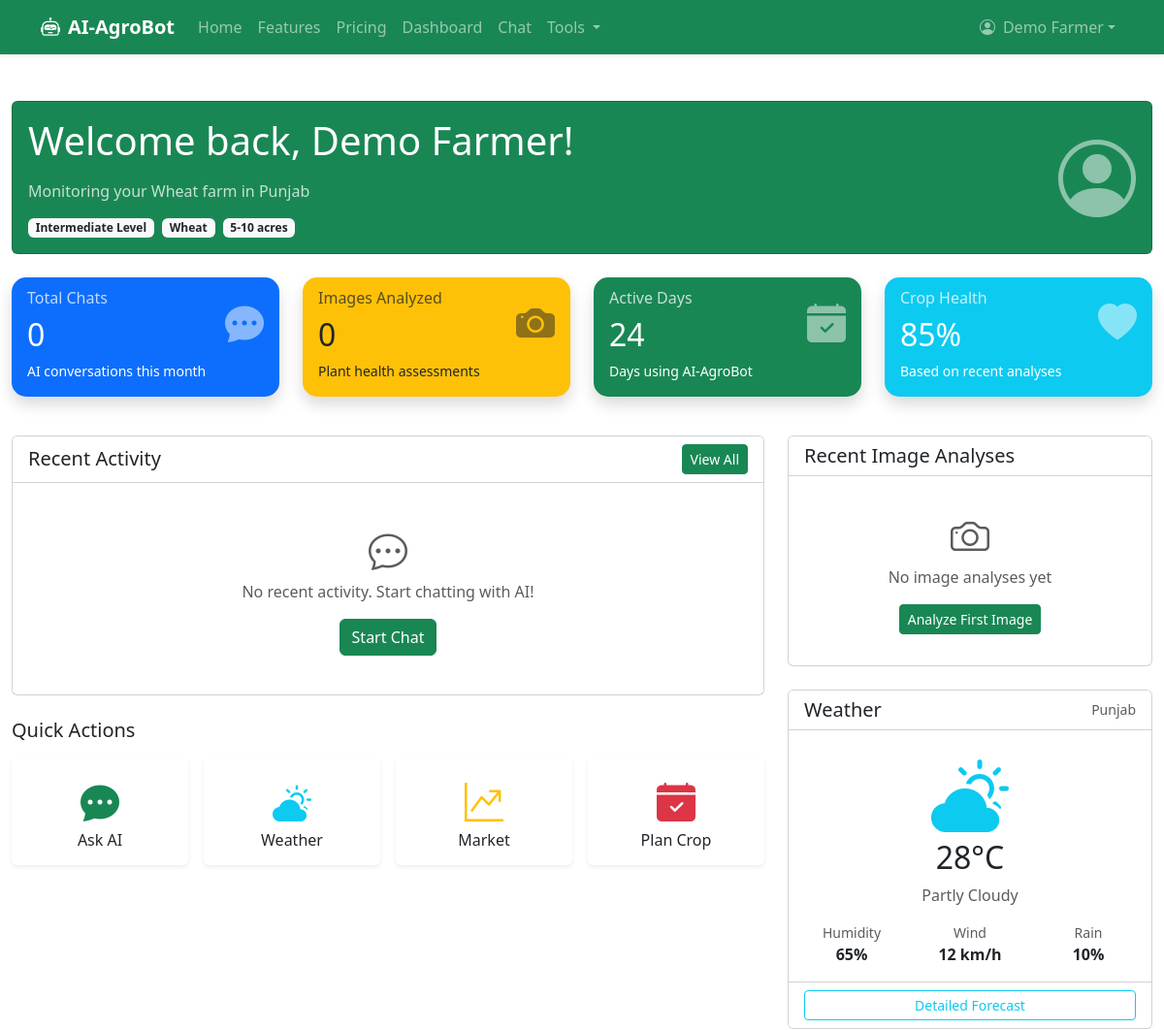
Before: /dashboard (signed in, upper part) with the older database file.
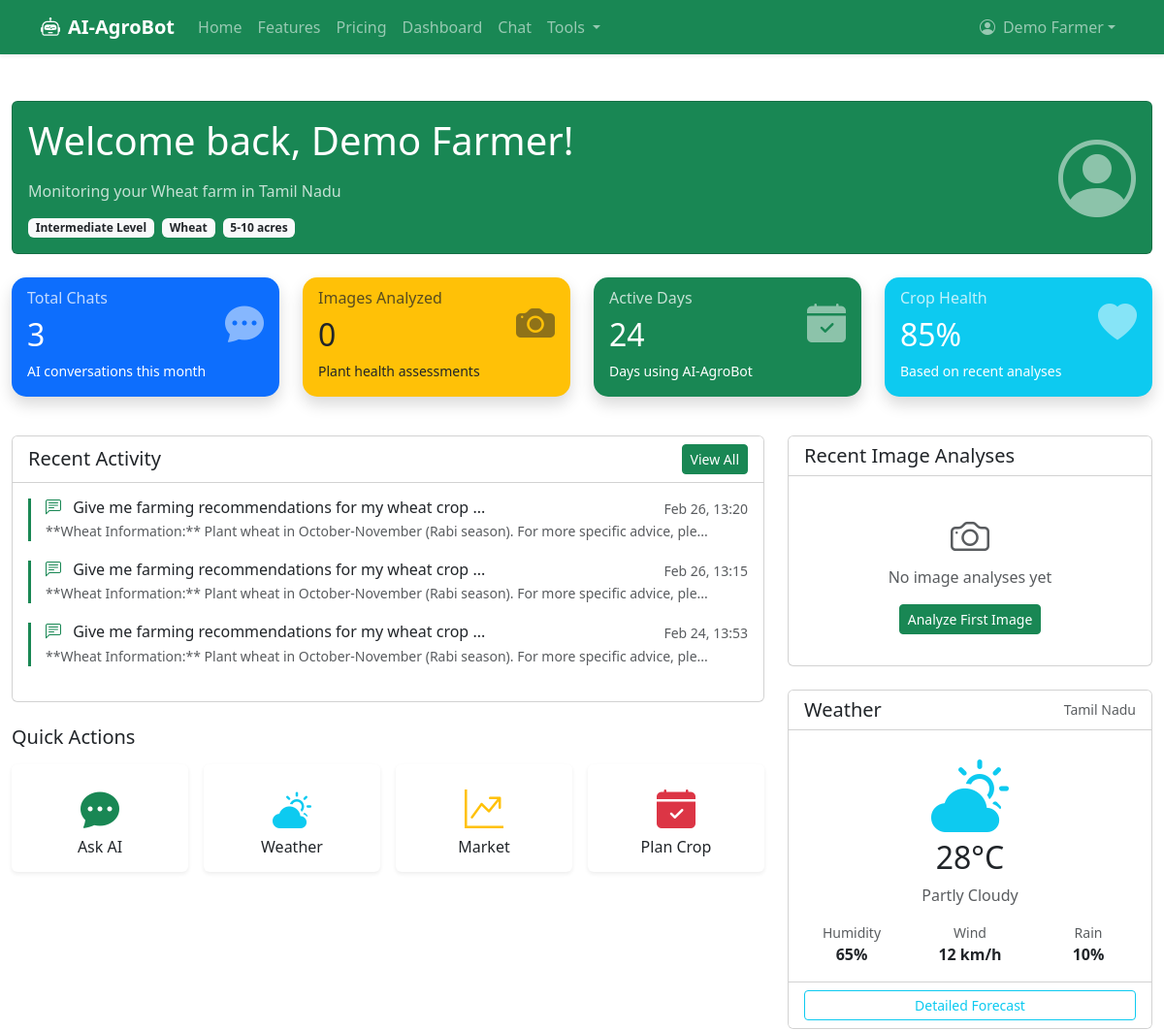
After: the same page with the newer database file.
### app.py (models this page shows, shortened)
class User(db.Model, UserMixin):
    __tablename__ = 'users'
    id = db.Column(db.Integer, primary_key=True)
    email = db.Column(db.String(120), unique=True, nullable=False)
    password = db.Column(db.String(200), nullable=False)
    name = db.Column(db.String(100), nullable=False)
    phone = db.Column(db.String(20), nullable=False)
    whatsapp = db.Column(db.String(20))
    dob = db.Column(db.Date)
    gender = db.Column(db.String(20))
    profile_picture = db.Column(db.String(200))
    farm_name = db.Column(db.String(100))
    farm_size = db.Column(db.String(100), nullable=False, default='1-5')
    primary_crop = db.Column(db.String(100), nullable=False, default='Rice')
    secondary_crops = db.Column(db.Text)
    soil_type = db.Column(db.String(50))
    irrigation_type = db.Column(db.String(50))
    region = db.Column(db.String(100), nullable=False, default='')
    district = db.Column(db.String(100))
    farm_address = db.Column(db.Text)
    experience_level = db.Column(db.String(50), nullable=False, default='beginner')
    preferred_language = db.Column(db.String(10), nullable=False, default='en')
    notify_weather = db.Column(db.Boolean, default=True)
    notify_pests = db.Column(db.Boolean, default=True)
    notify_market = db.Column(db.Boolean, default=True)
    notify_tips = db.Column(db.Boolean, default=True)
    interest_organic = db.Column(db.Boolean, default=False)
    interest_hydroponics = db.Column(db.Boolean, default=False)
    interest_precision = db.Column(db.Boolean, default=False)
    interest_dairy = db.Column(db.Boolean, default=False)
    interest_poultry = db.Column(db.Boolean, default=False)
    interest_fisheries = db.Column(db.Boolean, default=False)
    newsletter = db.Column(db.Boolean, default=True)
    share_data = db.Column(db.Boolean, default=False)
    referral_code = db.Column(db.String(50))
    points_balance = db.Column(db.Integer, default=0)
    is_active = db.Column(db.Boolean, default=True)
    is_verified = db.Column(db.Boolean, default=False)
    role = db.Column(db.String(20), default='farmer')
    created_at = db.Column(db.DateTime, default=lambda: datetime.now(timezone.utc))
    updated_at = db.Column(db.DateTime, default=lambda: datetime.now(timezone.utc),
                           onupdate=lambda: datetime.now(timezone.utc))
    last_login = db.Column(db.DateTime)
    email_verified_at = db.Column(db.DateTime)
    phone_verified_at = db.Column(db.DateTime)
    chats = db.relationship('ChatHistory', backref='user', lazy=True, cascade='all, delete-orphan')
    image_analyses = db.relationship('ImageAnalysis', backref='user', lazy=True, cascade='all, delete-orphan')
    activities = db.relationship('UserActivity', backref='user', lazy=True, cascade='all, delete-orphan')
    points = db.relationship('UserPoints', backref='user', lazy=True, cascade='all, delete-orphan')
    crop_plans = db.relationship('CropPlan', backref='user', lazy=True, cascade='all, delete-orphan')
    forum_threads = db.relationship('ForumThread', backref='user', lazy=True)
    forum_posts = db.relationship('ForumPost', backref='user', lazy=True)
    documents = db.relationship('Document', backref='user', lazy='dynamic')

class ChatHistory(db.Model):
    __tablename__ = 'chat_history'
    id = db.Column(db.Integer, primary_key=True)
    user_id = db.Column(db.Integer, db.ForeignKey('users.id'), nullable=False)
    user_message = db.Column(db.Text, nullable=False)
    bot_response = db.Column(db.Text, nullable=False)
    chat_type = db.Column(db.String(20), default='text')
    image_filename = db.Column(db.String(200))
    language = db.Column(db.String(10), default='en')
    created_at = db.Column(db.DateTime, default=lambda: datetime.now(timezone.utc))

### app.py (the view)
@app.route('/dashboard')
@login_required
def dashboard():
    total_chats = ChatHistory.query.filter_by(user_id=current_user.id).count()
    recent_chats = ChatHistory.query.filter_by(
        user_id=current_user.id
    ).order_by(ChatHistory.created_at.desc()).limit(5).all()
    image_analyses = ImageAnalysis.query.filter_by(
        user_id=current_user.id
    ).order_by(ImageAnalysis.created_at.desc()).limit(5).all()
    return render_template('dashboard.html',
                           total_chats=total_chats,
                           recent_chats=recent_chats,
                           image_analyses=image_analyses)

### app.py (called while the page is built)
@login_manager.user_loader
def load_user(user_id):
    return db.session.get(User, int(user_id))

### templates/dashboard.html (shortened to what the changed rows need)
{% extends "base.html" %}
{% block content %}
<div class="container-fluid py-4">
    <div class="row mb-4">
        <div class="col-12">
            <div class="card bg-success text-white">
                <div class="card-body">
                    <div class="row align-items-center">
                        <div class="col-md-8">
                            <h1 class="card-title mb-3">Welcome back, {{ current_user.name or 'Farmer' }}!</h1>
                            <p class="card-text opacity-75">
                                {% if current_user.primary_crop %}
                                Monitoring your {{ current_user.primary_crop }} farm in {{ current_user.region or 'your region' }}
                                {% else %}
                                Ready to optimize your farming operations today!
                                {% endif %}
                            </p>
                            <div class="d-flex flex-wrap gap-2">
                                <span class="badge bg-light text-dark">{{ current_user.experience_level|title }} Level</span>
                                {% if current_user.primary_crop %}
                                <span class="badge bg-light text-dark">{{ current_user.primary_crop }}</span>
                                {% endif %}
                                {% if current_user.farm_size %}
                                <span class="badge bg-light text-dark">{{ current_user.farm_size }} acres</span>
                                {% endif %}
                            </div>
                        </div>
                    </div>
                </div>
            </div>
        </div>
    </div>
    <div class="row mb-4">
        <div class="col-md-3 mb-3">
            <div class="card stat-card border-0 bg-primary text-white shadow">
                <div class="card-body">
                    <div class="d-flex justify-content-between align-items-center">
                        <div>
                            <h6 class="card-subtitle mb-2 opacity-75">Total Chats</h6>
                            <h2 class="card-title mb-0">{{ total_chats }}</h2>
                        </div>
                    </div>
                </div>
            </div>
        </div>
        <div class="col-md-3 mb-3">
            <div class="card stat-card border-0 bg-warning text-dark shadow">
                <div class="card-body">
                    <div class="d-flex justify-content-between align-items-center">
                        <div>
                            <h2 class="card-title mb-0">{{ image_analyses|length }}</h2>
                        </div>
                    </div>
                </div>
            </div>
        </div>
        <div class="col-md-3 mb-3">
            <div class="card stat-card border-0 bg-success text-white shadow">
                <div class="card-body">
                    <div class="d-flex justify-content-between align-items-center">
                        <div>
                            <h2 class="card-title mb-0">24</h2>
                        </div>
                    </div>
                </div>
            </div>
        </div>
        <div class="col-md-3 mb-3">
            <div class="card stat-card border-0 bg-info text-white shadow">
                <div class="card-body">
                    <div class="d-flex justify-content-between align-items-center">
                        <div>
                            <h2 class="card-title mb-0">85%</h2>
                        </div>
                    </div>
                </div>
            </div>
        </div>
    </div>
    <div class="row">
        <div class="col-lg-8">
            <div class="card mb-4">
                <div class="card-body">
                    {% if recent_chats %}
                    <div class="timeline">
                        {% for chat in recent_chats %}
                        <div class="activity-item">
                            <div class="d-flex justify-content-between">
                                <h6 class="mb-1">
                                    <i class="bi bi-chat-left-text text-success me-2"></i>
                                    {{ chat.user_message[:50] }}{% if chat.user_message|length > 50 %}...{% endif %}
                                </h6>
                                <small class="text-muted">{{ chat.created_at.strftime('%b %d, %H:%M') if chat.created_at else '' }}</small>
                            </div>
                            <p class="mb-1 small text-muted">
                                {% if chat.bot_response|length > 100 %}
                                {{ chat.bot_response[:100] }}...
                                {% else %}
                                {{ chat.bot_response }}
                                {% endif %}
                            </p>
                        </div>
                        {% endfor %}
                    </div>
                    {% else %}
                    <div class="text-center py-4">
                        <i class="bi bi-chat-dots fs-1 text-muted mb-3"></i>
                        <p class="text-muted">No recent activity. Start chatting with AI!</p>
                        <a href="{{ url_for('chat') }}" class="btn btn-success">Start Chat</a>
                    </div>
                    {% endif %}
                </div>
            </div>
        </div>
        <div class="col-lg-4">
            <div class="card mb-4">
                <div class="card-header bg-white d-flex justify-content-between align-items-center">
                    <h5 class="mb-0">Weather</h5>
                    <small class="text-muted">{{ current_user.region or 'Your Region' }}</small>
                </div>
                <div class="card-body">
                    <div class="text-center">
                        <h2>28°C</h2>
                    </div>
                </div>
            </div>
        </div>
    </div>
</div>
{% endblock %}

### templates/base.html (shortened to what this page needs)
<!DOCTYPE html>
<html lang="en" data-bs-theme="Light">
<head>
    <link href="https://cdn.jsdelivr.net/npm/bootstrap@5.3.0/dist/css/bootstrap.min.css" rel="stylesheet">
    <link href="https://cdn.jsdelivr.net/npm/bootstrap-icons@1.10.0/font/bootstrap-icons.css" rel="stylesheet">
    <link rel="stylesheet" href="https://cdnjs.cloudflare.com/ajax/libs/animate.css/4.1.1/animate.min.css">
    <link rel="stylesheet" href="{{ url_for('static', filename='css/style.css') }}">
</head>
<body>
    <nav class="navbar navbar-expand-lg navbar-dark bg-success shadow-sm">
        <div class="container">
            <a class="navbar-brand d-flex align-items-center" href="{{ url_for('home') }}">
                <i class="bi bi-robot me-2"></i>
                <strong>AI-AgroBot</strong>
            </a>
            <div class="collapse navbar-collapse" id="navbarNav">
                <ul class="navbar-nav me-auto">
                    <li class="nav-item">
                        <a class="nav-link" href="{{ url_for('home') }}">Home</a>
                    </li>
                    <li class="nav-item">
                        <a class="nav-link" href="{{ url_for('features') }}">Features</a>
                    </li>
                    <li class="nav-item">
                        <a class="nav-link" href="{{ url_for('pricing') }}">Pricing</a>
                    </li>
                    {% if current_user.is_authenticated %}
                    <li class="nav-item">
                        <a class="nav-link" href="{{ url_for('dashboard') }}">Dashboard</a>
                    </li>
                    <li class="nav-item">
                        <a class="nav-link" href="{{ url_for('chat') }}">Chat</a>
                    </li>
                    <li class="nav-item dropdown">
                        <a class="nav-link dropdown-toggle" href="#" role="button" data-bs-toggle="dropdown">
                            Tools
                        </a>
                    </li>
                    {% endif %}
                </ul>
                <ul class="navbar-nav">
                    {% if current_user.is_authenticated %}
                    <li class="nav-item dropdown">
                        <a class="nav-link dropdown-toggle d-flex align-items-center" href="#" role="button"
                            data-bs-toggle="dropdown">
                            {% if current_user.profile_picture %}
                            <img src="{{ url_for('uploaded_file', filename=current_user.profile_picture) }}"
                                class="rounded-circle me-2" width="30" height="30" alt="Profile">
                            {% else %}
                            <i class="bi bi-person-circle me-2"></i>
                            {% endif %}
                            {{ current_user.name or 'Farmer' }}
                        </a>
                    </li>
                    {% endif %}
                </ul>
            </div>
        </div>
    </nav>
    <main class="py-4">
        {% block content %}{% endblock %}
    </main>
</body>
</html>

Changed rows visible on the page:
changed User "Demo Farmer": region "Punjab" → "Tamil Nadu"
added ChatHistory: user_message "Give me farming recommendations for my wheat crop", created_at "Feb 26, 13:20", bot_response "**Wheat Information:** Plant wheat in October-November (Rabi season). For more specific advice, ple"
added ChatHistory: user_message "Give me farming recommendations for my wheat crop", created_at "Feb 26, 13:15", bot_response "**Wheat Information:** Plant wheat in October-November (Rabi season). For more specific advice, ple"
added ChatHistory: user_message "Give me farming recommendations for my wheat crop", created_at "Feb 24, 13:53", bot_response "**Wheat Information:** Plant wheat in October-November (Rabi season). For more specific advice, ple"
Other visible differences:
{{ total_chats }}: "0" → "3"
text no longer shown: "No recent activity. Start chatting with AI! Start Chat"
